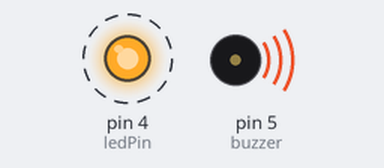
Bench run of a sketch on a simulated Arduino Uno, built with avr-gcc and run on an emulated ATmega328P. Shown: output pins drawn as LEDs (lit = HIGH), buzzer (waves = sounding). Dashed ring = blinking.

Above: at 0.5 s.
Timing chart, 0 to 4.6 s (numbered marks = the images above):
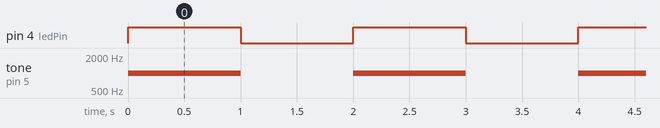

Measured:
- by itself, pin 4 (ledPin): alternates HIGH for 1.0 s and LOW for 1.0 s
- by itself, tone on pin 5 (buzzer): alternates 1000 Hz for 1.0 s and silent for 1.0 s

The sketch:

LED_Blink_With_Buzzer.ino
```cpp
/* Arduino Built In LED Blink_With_Buzzer

   GitHub URL - https://github.com/narayanvyas/IoT-workshop

   Components
   ----------
    - Arduino Uno R3
    - One LEDs
    - One 220 Ohm Resistor
    - Breadboard

   Connections
   -----------
        Break out          |     Arduino Uno
   --------------------------------------------
        LED OUT      |        4

     Also connect LEDs to 220 Ohm Resistor.

         ----/\/\/\/\----(LED |)----GND

*/

/* Method Documentation

  setup - The setup() function is called when a sketch starts. Use it to initialize variables, pin modes, start using libraries, etc.
          The setup() function will only run once, after each powerup or reset of the Arduino board.

  loop - After creating a setup() function, which initializes and sets the initial values, the loop() function does precisely what its name suggests, and loops consecutively, allowing your program to change and respond.

  Serial.begin(9600) - Sets the data rate in bits per second (baud) for serial data transmission, default is 9600

  Serial.print - Prints data to serial monitor

  Serial.println - Prints data to serial monitor on next line
  pinMode - Configures the specified pin to behave either as an input or an output. It takes two arguments
            First arguments tells the name of pin, and second argument tells the type of pin, either INPUT or OUTPUT

  digitalWrite - Write a HIGH or a LOW value to a digital pin. It takes two arguments
                 First arguments tells the name of pin, and second argument tells the state of pin, either HIGH or LOW

  delay - Pauses the program for the amount of time (in milliseconds) specified as parameter. (There are 1000 milliseconds in a second.)
*/

int ledPin = 4;
int buzzer=5;

void setup() {
  Serial.println(9600);  // Initializing Serial Monitor
  pinMode(ledPin , OUTPUT); // Setting LED as Output Device
  pinMode(buzzer , OUTPUT); // Setting Buzzer as Output Device
}

void loop() {
  Serial.println("Turning LED On");
  digitalWrite(ledPin, HIGH);  // Turning LED On
  tone(buzzer,1000);//buzzer beep starts
  delay(1000); // Setting Delay of 1 Second
  Serial.println("Turning LED Off");
  digitalWrite(ledPin, LOW);  // Turning LED Off
  noTone(buzzer);//buzzer beep stops
  delay(1000); // Setting Delay of 1 Second

}
```
